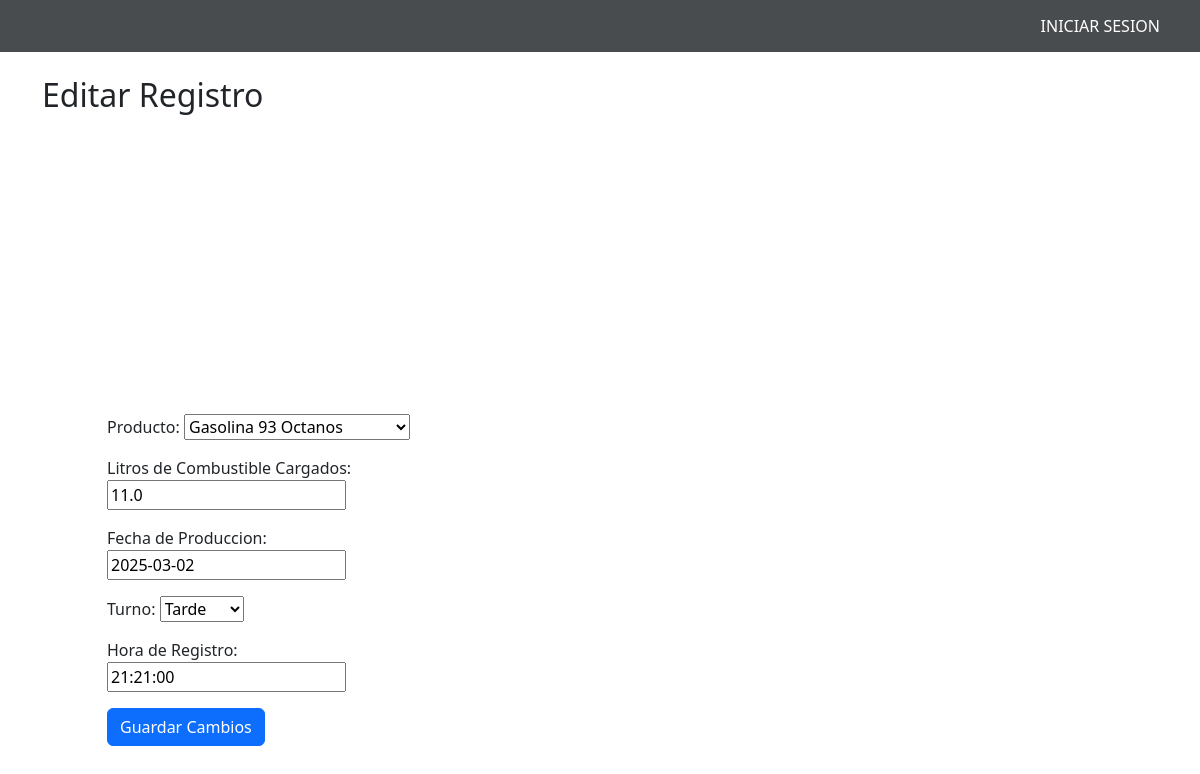
The page /registros/editar/5/ on the database its author committed.
### core/models.py (models this page shows, shortened)
class Registro(models.Model):
    TURNO_CHOICES = [
        ('AM', 'Mañana'),
        ('PM', 'Tarde'),
        ('MM', 'Noche'),
    ]
    producto = models.ForeignKey('Producto', on_delete=models.CASCADE) #Si el objeto es eliminado, también se eliminará el objeto que contiene la clave externa.
    LitrosCombustible = models.FloatField(verbose_name="Litros de Combustible Cargados")
    DefinirTurno = models.CharField(max_length=2, choices=TURNO_CHOICES, verbose_name="Turno")
    FechaProduccion = models.DateField(verbose_name="Fecha de Produccion")
    Horaregistro = models.TimeField(verbose_name="Hora de Registro")
    operador = models.ForeignKey(User, on_delete=models.CASCADE)
    planta = models.ForeignKey('Planta', on_delete=models.CASCADE)
    UltimaEdicion = models.DateTimeField(null=True, blank=True) #Esto permite guardar cuando fue la ultima mod.

### core/views.py (the view)
# urls.py: path('registros/editar/<int:pk>/', views.editar_registro, name='editar_registro'),
def editar_registro(request, pk):
    registro = get_object_or_404(Registro, pk=pk) #Obtiene un objeto específico del modelo Registro según su clave primaria
    if request.method == "POST": #Si coloca todos los datos entra al if, sino lo envia nuevamente al formulario
        registros = Registro.objects.filter(operador=request.user)
        form = RegistroForm(request.POST, instance=registro)
        if form.is_valid():
            form.save()
            return render(request, 'core/VerProduccion.html', {'registros': registros})
    else:
        form = RegistroForm(instance=registro)
    return render(request, 'core/editar_registro.html', {'form': form})

### core/forms.py
class RegistroForm(forms.ModelForm):
    class Meta:
        model = Registro
        fields = ['producto', 'LitrosCombustible', 'FechaProduccion', 'DefinirTurno', 'Horaregistro'] #Almacena los datos que estan dentro del modelo Registro y permite utilizarlos

### core/models.py (called while the page is built)
    def __str__(self):
        return self.nombre

### core/templates/core/editar_registro.html (shortened to what this page needs)
{% extends 'core/base.html' %}
{% load static %}
{% block content %}
<div class="container my-4">
    <h2>Editar Registro</h2>
    <form method="post">
        {{ form.as_p }}
        <button type="submit" class="btn btn-primary">Guardar Cambios</button>
    </form>
</div>
{% endblock %}

### core/static/css/styles.css (style rules this page uses)
form { width: 30%; margin-top: 150px; margin-left: 65px; padding-top:150px ; }

### rows shown on the page
Registro: producto "Gasolina 93 Octanos", LitrosCombustible "11.0", FechaProduccion "2025-03-02", DefinirTurno "Tarde", Horaregistro "21:21:00"
